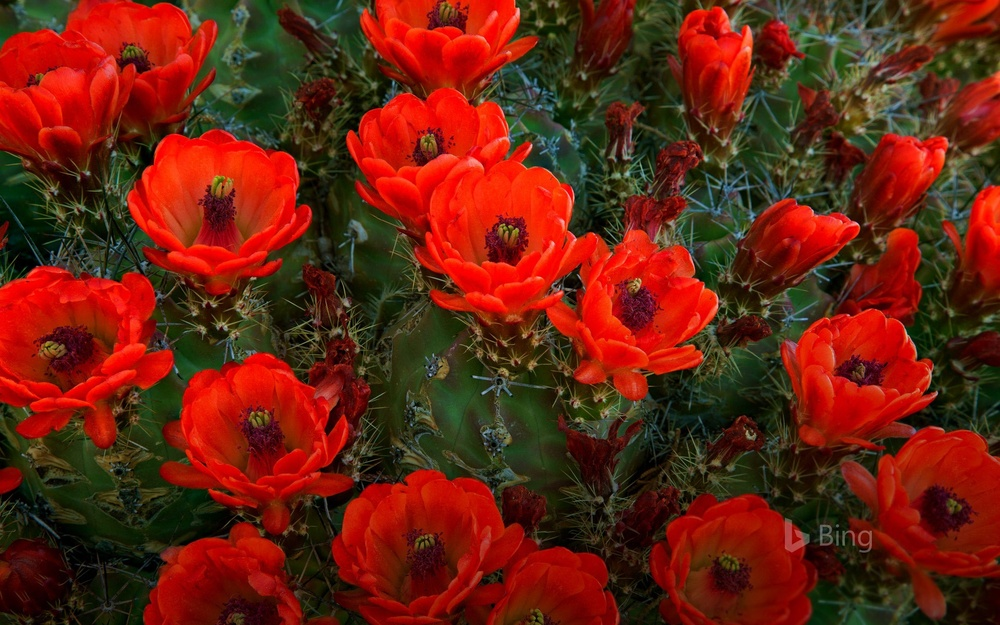
#> input picture tf/flower1.jpg, 1000 x 625 px, shrunk from 1920 x 1200 before the run
$ jupyter execute test.ipynb
#> lines starting #> are read from the running program, lines starting #| are printed output that depends on the picture
[cell 1]
import cv2 as cv
import numpy as np

[cell 2]
img = cv.imread('flower1.jpg')
#> img is the input picture: shape (625, 1000, 3); mean B, G, R 16.8, 34.5, 105.4
print(img.shape)
#| (625, 1000, 3)
gray_img = cv.imread('flower1.jpg', cv.IMREAD_GRAYSCALE)
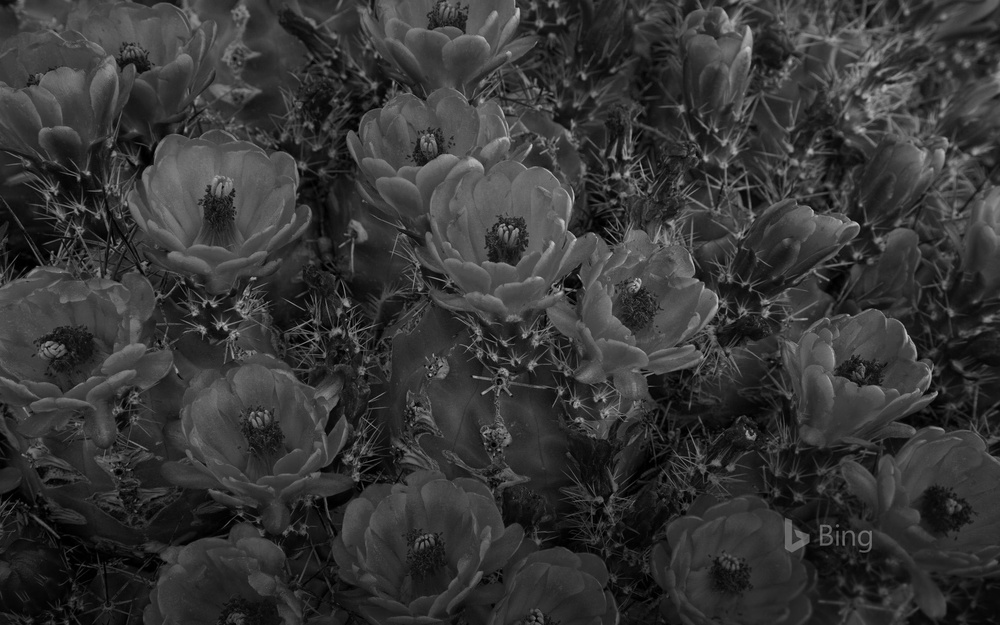
#> gray_img: shape (625, 1000); min 0, max 199, mean 53.6
print(gray_img.shape)
#| (625, 1000)
